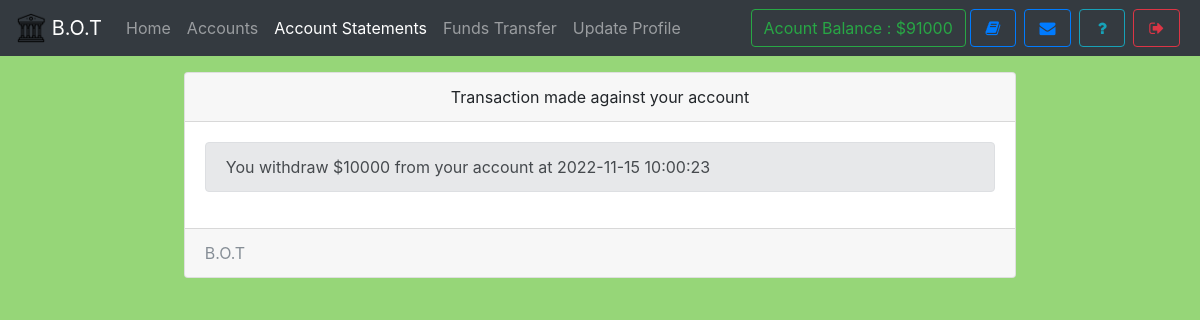
The app's page /statements.php (signed in) with its own data.
### tables this page shows
CREATE TABLE `useraccounts` (
  `id` int(11) NOT NULL,
  `email` text NOT NULL,
  `password` text NOT NULL,
  `name` varchar(111) NOT NULL,
  `balance` varchar(111) NOT NULL,
  `number` varchar(111) NOT NULL,
  `city` varchar(111) NOT NULL,
  `address` varchar(111) NOT NULL,
  `source` varchar(111) NOT NULL,
  `accountNo` varchar(111) NOT NULL,
  `branch` varchar(111) NOT NULL,
  `accountType` varchar(111) NOT NULL,
  `date` timestamp NOT NULL DEFAULT current_timestamp()
);

CREATE TABLE `transaction` (
  `transactionId` int(11) NOT NULL,
  `action` varchar(111) NOT NULL,
  `credit` varchar(111) NOT NULL,
  `debit` varchar(111) NOT NULL,
  `balance` varchar(111) NOT NULL,
  `beneId` varchar(111) NOT NULL,
  `other` varchar(111) NOT NULL,
  `userId` int(11) NOT NULL,
  `date` timestamp NOT NULL DEFAULT current_timestamp()
);

### assets/db.php (called while the page is built, shortened)
<?php
    $con = new mysqli('localhost','root','','mybank');
    $ar = $con->query("select * from userAccounts,branch where id = '$_SESSION[userId]' AND userAccounts.branch = branch.branchId");
    $userData = $ar->fetch_assoc();
?>

### statements.php (the view, shortened to what this page needs)
<!DOCTYPE html>
<html>
<head>
  <?php require 'assets/autoloader.php'; ?>
  <?php require 'assets/db.php'; ?>
  <?php require 'assets/function.php'; ?>
</head>
<body style="background:#96D678;background-size: 100%">
<nav class="navbar navbar-expand-lg navbar-dark bg-dark fixed-top">
 <a class="navbar-brand" href="#">
    <img src="images/logo.png" width="30" height="30" class="d-inline-block align-top" alt="">
   <?php echo bankname; ?>
  </a>
  <div class="collapse navbar-collapse" id="navbarSupportedContent">
    <ul class="navbar-nav mr-auto">
      <li class="nav-item ">
        <a class="nav-link " href="index.php">Home <span class="sr-only">(current)</span></a>
      </li>
      <li class="nav-item ">  <a class="nav-link" href="accounts.php">Accounts</a></li>
      <li class="nav-item active">  <a class="nav-link" href="statements.php">Account Statements</a></li>
      <li class="nav-item ">  <a class="nav-link" href="transfer.php">Funds Transfer</a></li>
      <li class="nav-item ">  <a class="nav-link" href="update.php">Update Profile</a></li>
    </ul>
    <?php include 'sideButton.php'; ?>
  </div>
</nav><br><br><br>
<div class="container">
  <div class="card  w-75 mx-auto">
  <div class="card-header text-center">
    Transaction made against your account
  </div>
  <div class="card-body">
    <?php
      $array = $con->query("select * from transaction where userId = '$userData[id]' order by date desc");
      if ($array ->num_rows > 0)
      {
         while ($row = $array->fetch_assoc())
         {
            if ($row['action'] == 'withdraw')
            {
              echo "<div class='alert alert-secondary'>You withdraw $$row[debit] from your account at $row[date]</div>";
            }
         }
      }
    ?>
  </div>
  <div class="card-footer text-muted">
   <?php echo bankname ?>
  </div>
</div>
</div>
</body>
</html>

### sideButton.php
<form class="form-inline my-2 my-lg-0">
        <a href="" class="btn btn-outline-success" data-toggle="tooltip" title="Your current Account Balance">Acount Balance : $<?php echo $userData['balance']; ?></a>
        <a href="accounts.php" data-toggle="tooltip" title="Account Summary" class="btn btn-outline-primary mx-1" ><i class="fa fa-book fa-fw"></i></a>
        <a href="notice.php" data-toggle="tooltip" title="View Notice" class="btn btn-outline-primary mx-1" ><i class="fa fa-envelope fa-fw"></i></a>
        <a href="feedback.php" data-toggle="tooltip" title="Help?" class="btn btn-outline-info mx-1" ><i class="fa fa-question fa-fw"></i></a>
        <a href="logout.php" data-toggle="tooltip" title="Logout" class="btn btn-outline-danger mx-1" ><i class="fa fa-sign-out fa-fw"></i></a>
</form>

### records on screen
useraccounts: balance "91000"
transaction: debit "10000", date "2022-11-15 10:00:23"

### other values on screen
bankname "B.O.T"
